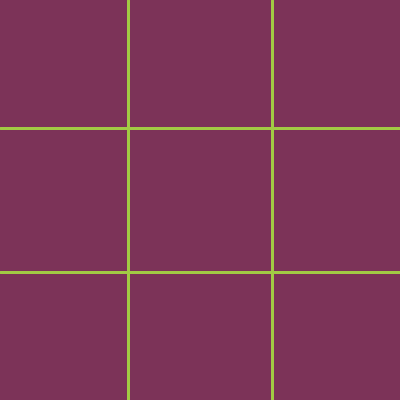
Frame 1 (no input)
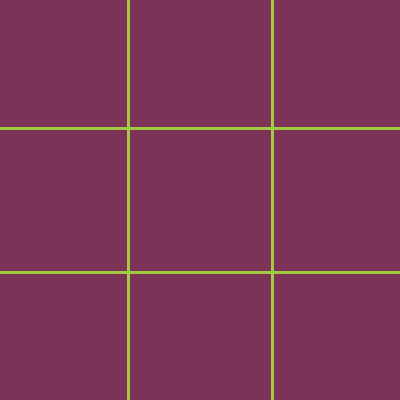
Frame 60 (the mouse pressed at the canvas centre just before this capture)
Frame 120 (the mouse held since frame 60 and released just before this capture): identical to frame 60, image omitted

The Processing sketch that drew these frames (run headless with seeded random() and noise(); from frame 60 on, the mouse is pressed at the canvas centre):

// Processing sketch: processing_109443
// ── processing_109443.pde

//annie ranttila, aranttil
//carnegie mellon university, fall 2013
//computing for the arts with processing

float x, y, wd, ht;
//happens first

void setup()
{
  size(400,400);
  fill(200,0,0);
  x = width*.5;
  y = height*.5;
  wd = width;
  ht = height;
  background (124,51,88);
}

void draw()
{
  fill(162,203,68);
  stroke(162,203,68);
  strokeWeight(3);
  line (x-wd*.5, y-ht*.18, x+wd*.5,y-ht*.18);
  line (x-wd*.5, y+ht*.18, x+wd*.5,y+ht*.18);
  line (x+wd*.18, y-wd*.5, x+wd*.18,y+wd*.5);
  line (x-wd*.18, y-wd*.5, x-wd*.18,y+wd*.5);
}

void mouseClicked()
{
  fill(46,111,94);
  noStroke();
  {
  
  //TL
   if (mouseX < x-wd*.18 && mouseY < y-ht*.18)
    {
     rect(x-wd*.5,y-wd*.5,x-wd*.18,y-ht*.18);
    }
  //TR
 else if (mouseX > x+wd*.18 && mouseY < y-ht*.18)
    {
     rect(x+wd*.18,y-wd*.5,x+wd*.5,y-ht*.18);
    }
  //BR
 else if (mouseX > x+wd*.18 && mouseY > y+ht*.18)
    {
      rect(x+wd*.18,y+wd*.18,x+wd*.5,y+ht*.5);
    }
  //BL
 else if (mouseX < x-wd*.18 && mouseY > y+ht*.18)
    {
      rect(x-wd*.5, y+wd*.18,x-wd*.18,y+ht*.5);
    }
  //CR
else if (mouseX > x+wd*.18 && mouseY < y+ht*.18 && mouseY > y-ht*.18)
    {
     rect(x+wd*.18,y-wd*.18,x+wd*.5,y-ht*.14);
    }
  //CL
else if (mouseX < x-wd*.18 && mouseY < y+ht*.18 && mouseY > y-ht*.18)
    {
    rect(x-wd*.5,y-ht*.18,x-wd*.18,y-ht*.14);
    }
  //TM  
else if (mouseX > x-wd*.18 && mouseX < x+wd*.18 && mouseY < y-ht*.18)
    {
    rect(x-wd*.18,y-ht*.5,x-wd*.14,y-ht*.18);
    }
  //BM  
else if (mouseX > x-wd*.18 && mouseX < x+wd*.18 && mouseY > y+ht*.18)
    {
    rect(x-wd*.18,y+ht*.18,x-wd*.14,y+ht*.18);
    }
else if (mouseX > x-wd*.18 && mouseX < x+wd*.18 && mouseY<y+ht*.18 && mouseY> y-ht*.18)
{
  rect(x-wd*.18,y-ht*.18,x-wd*.14,y-ht*.14);
}
}
}

//click key to clear screen
void keyPressed() 
{
  if (key == CODED) 
    {
    if (keyCode == DOWN) 
      {
      background (124,51,88);
      }
    else if (keyCode== UP)
      {
      fill(203,35,77);
      noStroke();
  
  //TL
   if (mouseX < x-wd*.18 && mouseY < y-ht*.18)
    {
     rect(x-wd*.5,y-wd*.5,x-wd*.18,y-ht*.18);
    }
  //TR
 else if (mouseX > x+wd*.18 && mouseY < y-ht*.18)
    {
     rect(x+wd*.18,y-wd*.5,x+wd*.5,y-ht*.18);
    }
  //BR
 else if (mouseX > x+wd*.18 && mouseY > y+ht*.18)
    {
      rect(x+wd*.18,y+wd*.18,x+wd*.5,y+ht*.5);
    }
  //BL
 else if (mouseX < x-wd*.18 && mouseY > y+ht*.18)
    {
      rect(x-wd*.5, y+wd*.18,x-wd*.18,y+ht*.5);
    }
  //CR
else if (mouseX > x+wd*.18 && mouseY < y+ht*.18 && mouseY > y-ht*.18)
    {
     rect(x+wd*.18,y-wd*.18,x+wd*.5,y-ht*.14);
    }
  //CL
else if (mouseX < x-wd*.18 && mouseY < y+ht*.18 && mouseY > y-ht*.18)
    {
    rect(x-wd*.5,y-ht*.18,x-wd*.18,y-ht*.14);
    }
  //TM  
else if (mouseX > x-wd*.18 && mouseX < x+wd*.18 && mouseY < y-ht*.18)
    {
    rect(x-wd*.18,y-ht*.5,x-wd*.14,y-ht*.18);
    }
  //BM  
else if (mouseX > x-wd*.18 && mouseX < x+wd*.18 && mouseY > y+ht*.18)
    {
    rect(x-wd*.18,y+ht*.18,x-wd*.14,y+ht*.18);
    }
else if (mouseX > x-wd*.18 && mouseX < x+wd*.18 && mouseY<y+ht*.18 && mouseY> y-ht*.18)
{
  rect(x-wd*.18,y-ht*.18,x-wd*.14,y-ht*.14);

}
}
    }
}
